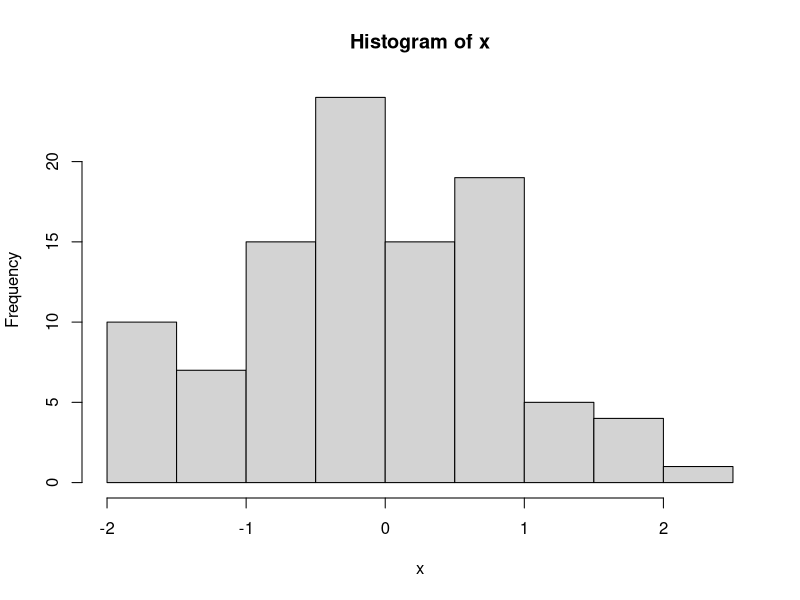
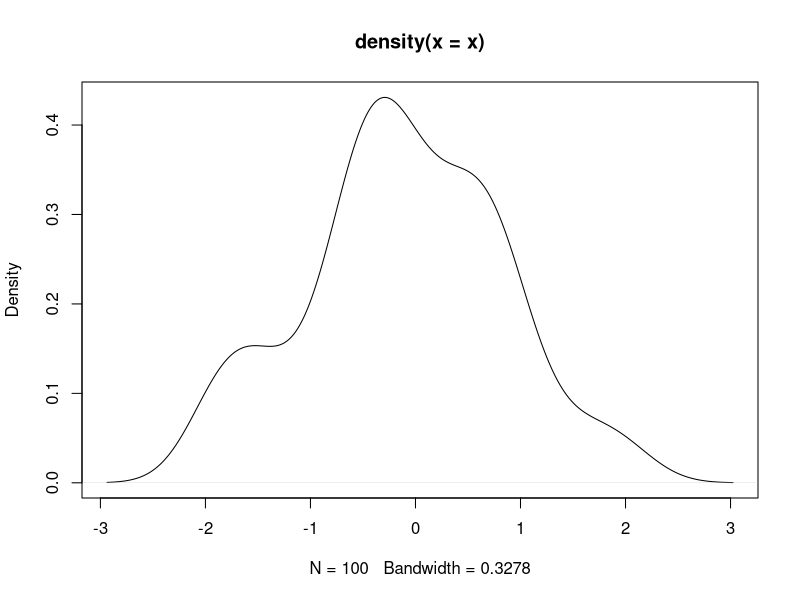
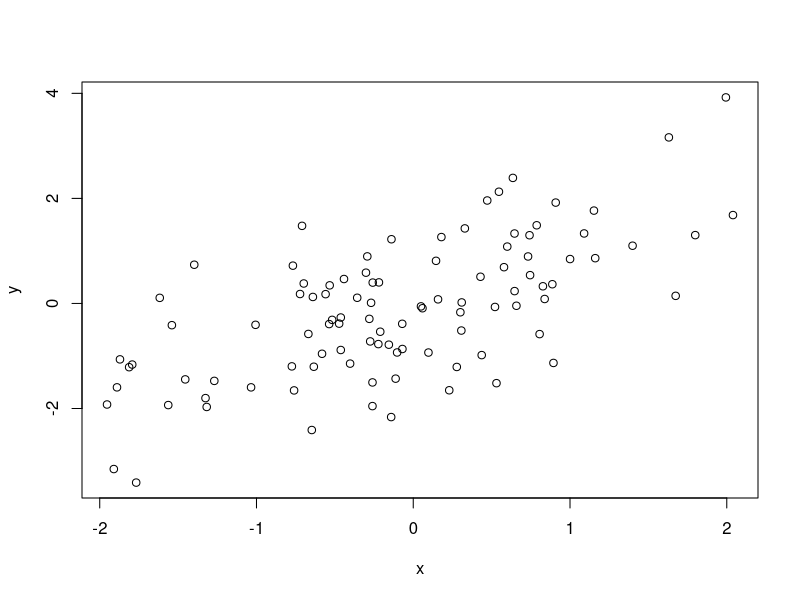
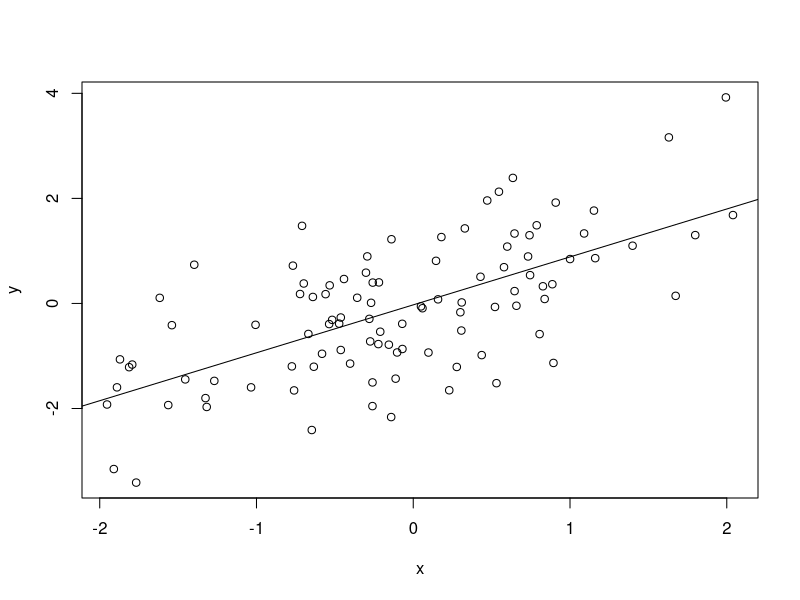
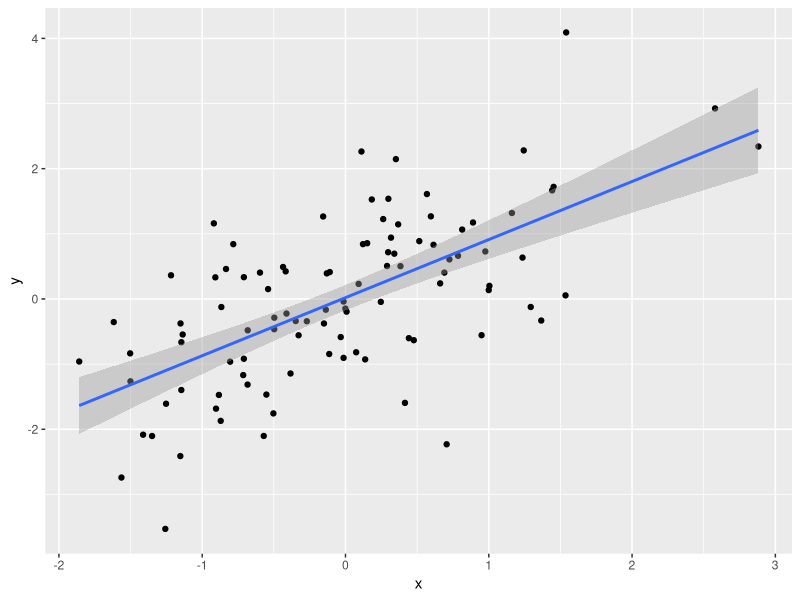

Here is the R script that generated these plots, in order:
## ---- chunk 1
knitr::opts_chunk$set(
  collapse = TRUE,
  comment = "##"
)
## ---- chunk 2
1 + 1
## ---- chunk 3
c(1, 2, 3)
c("January", "February", "March")
c(TRUE, FALSE)
## ---- chunk 4
age <- c(27, NA, 32, 29)
gender <- factor(
    c("Female", "Male", "Non-binary", NA),
    levels = c("Female", "Male", "Non-binary")
)
## ---- chunk 5
df <- data.frame(
    age = c(27, NA, 32, 29),
    gender = gender
)
df
## ---- chunk 6
rnorm(5)        # 5 random normal deviates
x <- rnorm(100) # 100 random normal deviates
hist(x)         # histogram, approximately normal
plot(density(x)) # a little more sophisticated?
## ---- chunk 7
y <- x + rnorm(100)
## ---- chunk 8
df <- data.frame(x, y)
nrow(df)
head(df)
## ---- chunk 9
plot(y ~ x, df)
## ---- chunk 10
fit <- lm(y ~ x, df)
fit           # an R 'object' containing information about the
              # regression of y on x
summary(fit)  # statistical summary of linear regression
## ---- chunk 11
plot(y ~ x, df)
abline(lm(y ~ x, df))
## ---- chunk 12
hello <- function(who) {
    paste("hello", who, "with", nchar(who), "letters in your name")
}
hello("Martin")
## ---- chunk 13
names <- c("Martin", "Thomas")
lapply(names, hello)
## ---- chunk 14
stats::lm(y ~ x)
## ---- chunk 15
library(dplyr)
## ---- chunk 16
tbl <- tibble(
    x = rnorm(100),
    y = x + rnorm(100)
)

tbl # e.g., only displays the first 10 rows
## ---- chunk 17
library(ggplot2)
## ---- chunk 18
ggplot(tbl) +                    # use 'tbl' as a source of data for the plot
    aes(x, y) +                  # use columns 'x' and 'y' for axes
    geom_point() +               # add x and y coordinates as points
    geom_smooth(method = "lm")   # add a regression line, with confidence bands
## ---- chunk 19
sessionInfo()
